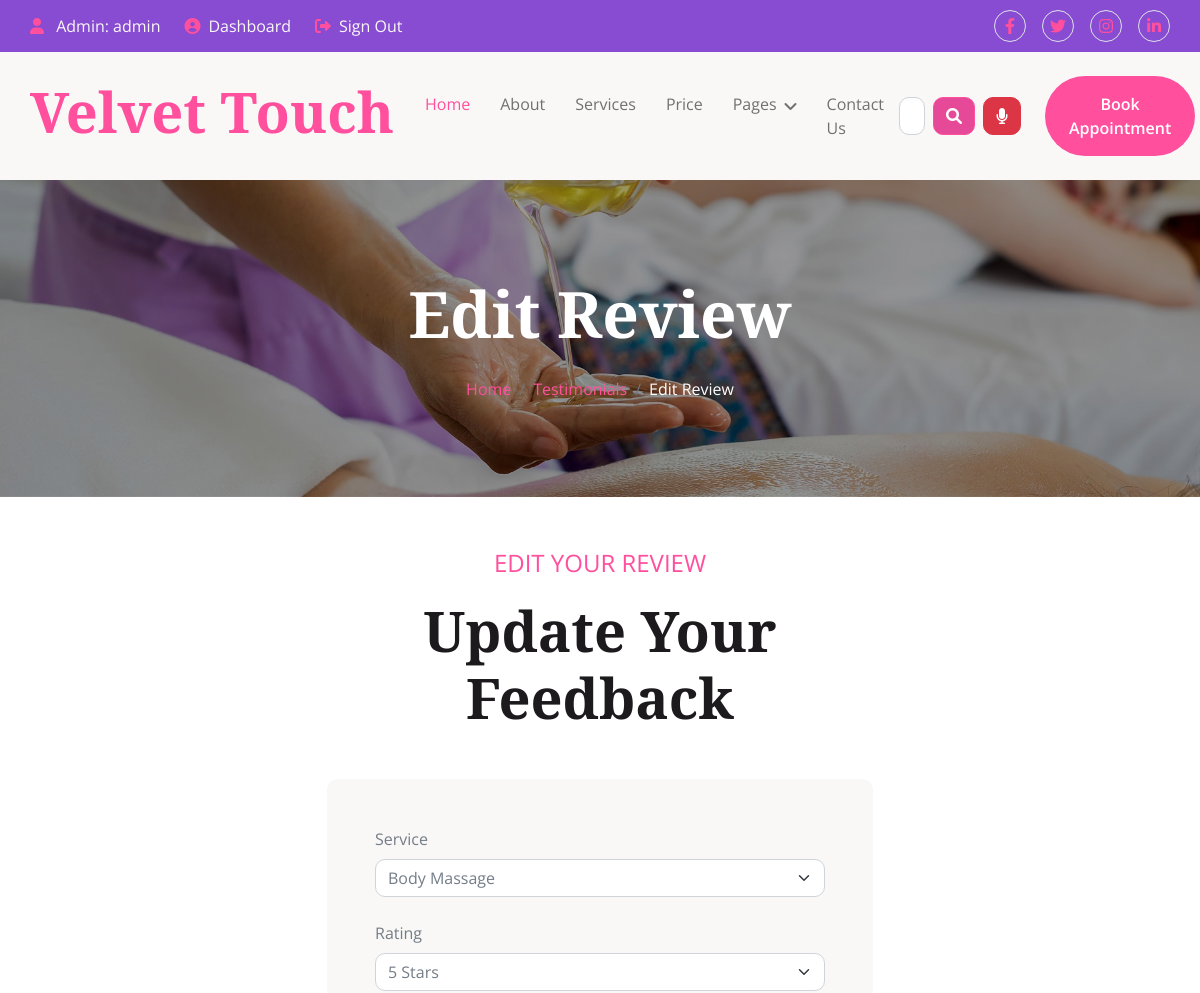
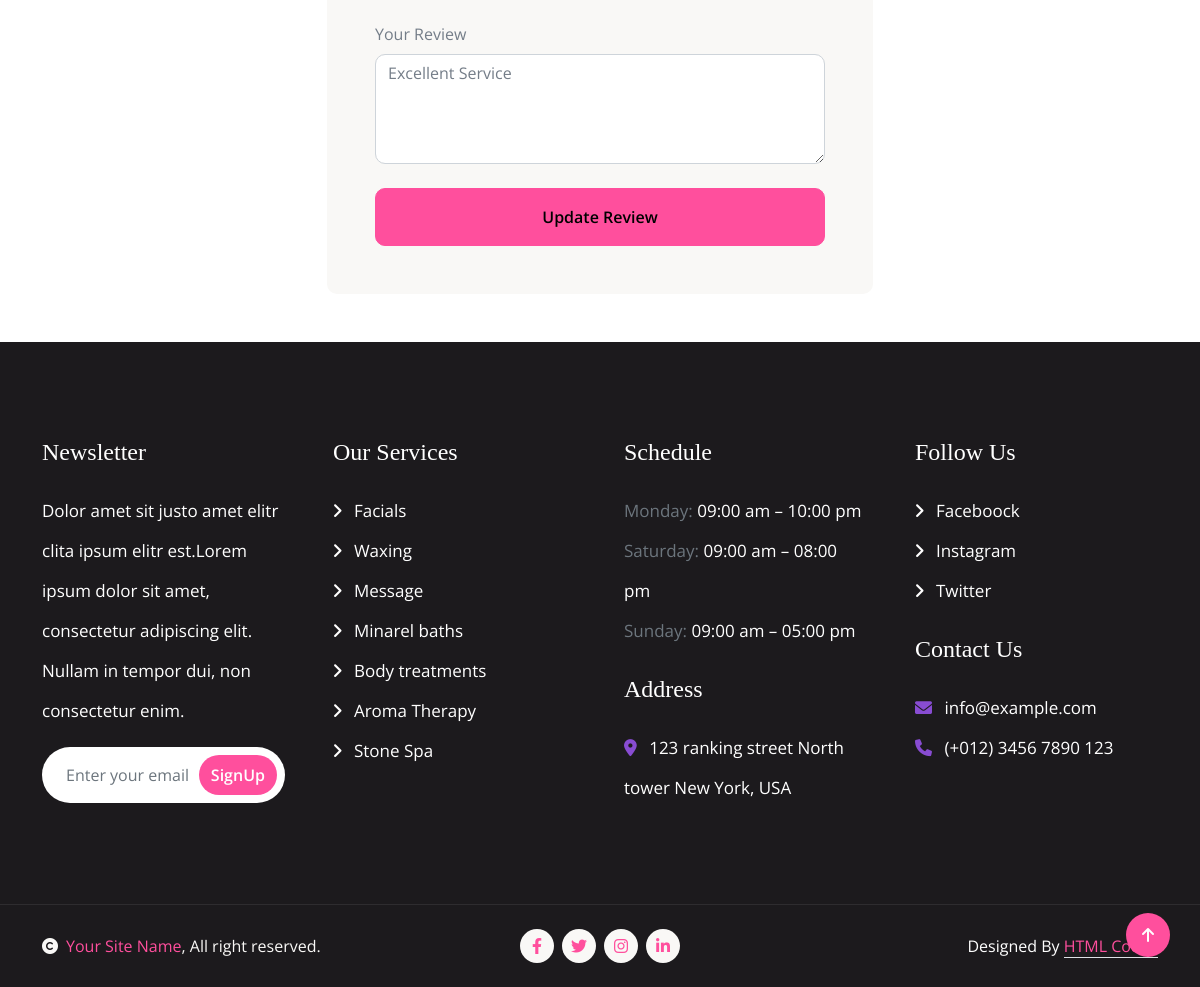
/review/7/edit/ (signed in), run on the app's committed database (2 pictures, top to bottom).
### userauths/models.py (models this page shows, shortened)
class User(AbstractUser):
    full_name = models.CharField(max_length=500, null=True, blank=True)
    username = models.CharField(max_length=500, unique=True)
    email = models.EmailField(max_length=500, unique=True)
    phone = models.CharField(max_length=100, null=True, blank=True)
    gender = models.CharField(max_length=20, choices=GENDER, default="Other")
    otp = models.CharField(max_length=100, null=True, blank=True)
    USERNAME_FIELD = 'email'
    REQUIRED_FIELDS = ['username']
    objects = CustomUserManager()

### saloon/models.py (models this page shows, shortened)
class Review(models.Model):
    RATING_CHOICES = (
        (1, '1 Star'),
        (2, '2 Stars'),
        (3, '3 Stars'),
        (4, '4 Stars'),
        (5, '5 Stars'),
    )
    user = models.ForeignKey(User, on_delete=models.CASCADE, related_name='reviews')
    service = models.ForeignKey(Service, on_delete=models.SET_NULL, related_name='service_reviews', null=True)
    rating = models.IntegerField(choices=RATING_CHOICES)
    comment = models.TextField()
    created_at = models.DateTimeField(auto_now_add=True)
    class Meta:
        ordering = ['-created_at']
        unique_together = ['service', 'user']  # One review per service per user

### saloon/views.py (the view)
# urls.py: path('review/<int:review_id>/edit/', views.edit_review, name='edit_review'),
@login_required
def edit_review(request, review_id):
    review = get_object_or_404(Review, id=review_id)
    if request.user != review.user and not request.user.is_staff:
        messages.error(request, 'You do not have permission to edit this review.')
        return redirect('saloon:testimonial')
    if request.method == 'POST':
        form = ReviewForm(request.POST, instance=review)
        if form.is_valid():
            form.save()
            messages.success(request, 'Review updated successfully!')
            return redirect('saloon:testimonial')
    else:
        form = ReviewForm(instance=review)
    return render(request, 'saloon/edit_review.html', {'form': form, 'review': review})

### templates/saloon/edit_review.html (shortened to what this page needs)
{% extends 'partials/base.html' %}
{% load static %}
{% block content %}
<div class="container-fluid bg-breadcrumb py-5">
    <div class="container text-center py-5">
        <h3 class="text-white display-3 mb-4">Edit Review</h1>
        <ol class="breadcrumb justify-content-center mb-0">
            <li class="breadcrumb-item"><a href="{% url 'saloon:index' %}">Home</a></li>
            <li class="breadcrumb-item"><a href="{% url 'saloon:testimonial' %}">Testimonials</a></li>
            <li class="breadcrumb-item active text-white">Edit Review</li>
        </ol>
    </div>
</div>
<div class="container-fluid py-5">
    <div class="container">
        <div class="row justify-content-center">
            <div class="col-lg-6">
                <div class="text-center mx-auto mb-5" style="max-width: 800px;">
                    <p class="fs-4 text-uppercase text-primary">Edit Your Review</p>
                    <h1 class="display-4 mb-4">Update Your Feedback</h1>
                </div>
                <div class="bg-light rounded p-5">
                    <form method="post">
                        <div class="mb-4">
                            <label for="{{ form.service.id_for_label }}" class="form-label">Service</label>
                            {{ form.service }}
                        </div>
                        <div class="mb-4">
                            <label for="{{ form.rating.id_for_label }}" class="form-label">Rating</label>
                            {{ form.rating }}
                        </div>
                        <div class="mb-4">
                            <label for="{{ form.comment.id_for_label }}" class="form-label">Your Review</label>
                            {{ form.comment }}
                        </div>
                        <button type="submit" class="btn btn-primary w-100 py-3">Update Review</button>
                    </form>
                </div>
            </div>
        </div>
    </div>
</div>
{% endblock %}

### templates/partials/base.html (shortened to what this page needs)
{% load static %}
<!DOCTYPE html>
<html lang="en">
    <head>
        <link rel="stylesheet" href="https://use.fontawesome.com/releases/v5.15.4/css/all.css"/>
        <link href="https://cdn.jsdelivr.net/npm/bootstrap-icons@1.4.1/font/bootstrap-icons.css" rel="stylesheet">
        <link href="{% static 'lib/animate/animate.min.css' %}" rel="stylesheet">
        <link href="{% static 'lib/lightbox/css/lightbox.min.css' %}" rel="stylesheet">
        <link href="{% static 'lib/owlcarousel/assets/owl.carousel.min.css' %}" rel="stylesheet">
        <link href="{% static 'css/bootstrap.min.css' %}" rel="stylesheet">
        <link href="{% static 'css/style.css' %}" rel="stylesheet">
    </head>
    <body>
        <div class="container-fluid sticky-top px-0">
            <div class="container-fluid topbar d-none d-lg-block">
                <div class="container px-0">
                    <div class="row align-items-center">
                        <div class="col-lg-8">
                            <div class="d-flex flex-wrap">
                               {% if user.is_authenticated %}
                                <span class="me-4 text-light">
                                    <i class="fas fa-user text-primary me-2"></i>
                                    {% if user.is_staff %}
                                        Admin: {{ user.username }}
                                    {% else %}
                                        {{ user.username }}
                                    {% endif %}
                                </span>
                                    <a href="{% url 'user_dashboard:dashboard' %}" class="me-4 text-light">
                                        <i class="fas fa-user-circle text-primary me-2"></i>Dashboard
                                    </a>
                                    <a href="{% url 'userauths:sign-out' %}" class="me-4 text-light">
                                        <i class="fas fa-sign-out-alt text-primary me-2"></i>Sign Out
                                    </a>
                                {% endif %}
                            </div>
                        </div>
                        <div class="col-lg-4">
                            <div class="d-flex align-items-center justify-content-end">
                                <a href="#" class="me-3 btn-square border rounded-circle nav-fill"><i class="fab fa-facebook-f"></i></a>
                                <a href="#" class="me-3 btn-square border rounded-circle nav-fill"><i class="fab fa-twitter"></i></a>
                                <a href="#" class="me-3 btn-square border rounded-circle nav-fill"><i class="fab fa-instagram"></i></a>
                                <a href="#" class="btn-square border rounded-circle nav-fill"><i class="fab fa-linkedin-in"></i></a>
                            </div>
                        </div>
                    </div>
                </div>
            </div>
            <div class="container-fluid bg-light">
                <div class="container px-0">
                    <nav class="navbar navbar-light navbar-expand-xl">
                        <a href="{% url 'saloon:index' %}" class="navbar-brand">
                            <h1 class="text-primary display-4">Velvet Touch</h1>
                        </a>
                        <div class="collapse navbar-collapse bg-light py-3" id="navbarCollapse">
                            <div class="navbar-nav mx-auto border-top">
                                <a href="{% url 'saloon:index' %}" class="nav-item nav-link active">Home</a>
                                <a href="{% url 'saloon:about' %}" class="nav-item nav-link">About</a>
                                <a href="{% url 'saloon:service' %}" class="nav-item nav-link">Services</a>
                                <a href="{% url 'saloon:price' %}" class="nav-item nav-link">Price</a>
                                <div class="nav-item dropdown">
                                    <a href="#" class="nav-link dropdown-toggle" data-bs-toggle="dropdown">Pages</a>
                                </div>
                                <a href="{% url 'saloon:contact' %}" class="nav-item nav-link">Contact Us</a>
                            </div>
                            <div class="d-flex align-items-center flex-nowrap pt-xl-0">
                                <link rel="stylesheet" href="https://cdnjs.cloudflare.com/ajax/libs/font-awesome/6.0.0-beta3/css/all.min.css">
                                <form id="searchForm" method="POST" action="{% url 'saloon:search_service' %}" class="d-flex align-items-center">
                                    <input type="text" id="search_query" name="search_query" class="form-control me-2"
                                           placeholder="Search for a service..." required style="max-width: 250px;">
                                    <button class="btn btn-primary me-2" style="background-color: #e64997; color: white;" type="submit">
                                        <i class="fas fa-search"></i>
                                    </button>
                                    <button type="button" class="btn btn-danger" onclick="startVoiceSearch()">
                                        <i class="fas fa-microphone"></i>
                                    </button>
                                </form>
                            </div>
                                <a href="{% url 'saloon:appointment' %}" class="btn btn-primary btn-primary-outline-0 rounded-pill py-3 px-4 ms-4">Book Appointment</a>
                            </div>
                        </div>
                </div>
            </div>
        {% block content %}
        {% endblock content %}
 <div class="container-fluid footer py-5">
    <div class="container py-5">
        <div class="row g-5">
            <div class="col-md-6 col-lg-6 col-xl-3">
                <div class="footer-item">
                    <h4 class="mb-4 text-white">Newsletter</h4>
                    <p class="text-white">Dolor amet sit justo amet elitr clita ipsum elitr est.Lorem ipsum dolor sit amet, consectetur adipiscing elit. Nullam in tempor dui, non consectetur enim.</p>
                    <div class="position-relative mx-auto rounded-pill">
                        <input class="form-control rounded-pill border-0 w-100 py-3 ps-4 pe-5" type="text" placeholder="Enter your email">
                        <button type="button" class="btn btn-primary btn-primary-outline-0 rounded-pill position-absolute top-0 end-0 py-2 mt-2 me-2">SignUp</button>
                    </div>
                </div>
            </div>
            <div class="col-md-6 col-lg-6 col-xl-3">
                <div class="footer-item d-flex flex-column">
                    <h4 class="mb-4 text-white">Our Services</h4>
                    <a href=""><i class="fas fa-angle-right me-2"></i> Facials</a>
                    <a href=""><i class="fas fa-angle-right me-2"></i> Waxing</a>
                    <a href=""><i class="fas fa-angle-right me-2"></i> Message</a>
                    <a href=""><i class="fas fa-angle-right me-2"></i> Minarel baths</a>
                    <a href=""><i class="fas fa-angle-right me-2"></i> Body treatments</a>
                    <a href=""><i class="fas fa-angle-right me-2"></i> Aroma Therapy</a>
                    <a href=""><i class="fas fa-angle-right me-2"></i> Stone Spa</a>
                </div>
            </div>
            <div class="col-md-6 col-lg-6 col-xl-3">
                <div class="footer-item d-flex flex-column">
                    <h4 class="mb-4 text-white">Schedule</h4>
                    <p class="text-muted mb-0">Monday: <span class="text-white"> 09:00 am – 10:00 pm</span></p>
                    <p class="text-muted mb-0">Saturday: <span class="text-white"> 09:00 am – 08:00 pm</span></p>
                    <p class="text-muted mb-0">Sunday: <span class="text-white"> 09:00 am – 05:00 pm</span></p>
                    <h4 class="my-4 text-white">Address</h4>
                    <p class="mb-0"><i class="fas fa-map-marker-alt text-secondary me-2"></i> 123 ranking street North tower New York, USA</p>
                </div>
            </div>
            <div class="col-md-6 col-lg-6 col-xl-3">
                <div class="footer-item d-flex flex-column">
                    <h4 class="mb-4 text-white">Follow Us</h4>
                    <a href=""><i class="fas fa-angle-right me-2"></i> Faceboock</a>
                    <a href=""><i class="fas fa-angle-right me-2"></i> Instagram</a>
                    <a href=""><i class="fas fa-angle-right me-2"></i> Twitter</a>
                    <h4 class="my-4 text-white">Contact Us</h4>
                    <p class="mb-0"><i class="fas fa-envelope text-secondary me-2"></i> info@example.com</p>
                    <p class="mb-0"><i class="fas fa-phone text-secondary me-2"></i> (+012) 3456 7890 123</p>
                </div>
            </div>
        </div>
    </div>
</div>
<div class="container-fluid copyright py-4">
    <div class="container">
        <div class="row g-4 align-items-center">
            <div class="col-md-4 text-center text-md-start mb-md-0">
                <span class="text-light"><a href="#"><i class="fas fa-copyright text-light me-2"></i>Your Site Name</a>, All right reserved.</span>
            </div>
            <div class="col-md-4">
                <div class="d-flex justify-content-center">
                    <a href="" class="btn btn-light btn-light-outline-0 btn-sm-square rounded-circle me-2"><i class="fab fa-facebook-f"></i></a>
                    <a href="" class="btn btn-light btn-light-outline-0 btn-sm-square rounded-circle me-2"><i class="fab fa-twitter"></i></a>
                    <a href="" class="btn btn-light btn-light-outline-0 btn-sm-square rounded-circle me-2"><i class="fab fa-instagram"></i></a>
                    <a href="" class="btn btn-light btn-light-outline-0 btn-sm-square rounded-circle me-0"><i class="fab fa-linkedin-in"></i></a>
                </div>
            </div>
            <div class="col-md-4 text-center text-md-end text-white">
                Designed By <a class="border-bottom" href="https://htmlcodex.com">HTML Codex</a>
            </div>
        </div>
    </div>
</div>
<a href="#" class="btn btn-primary btn-primary-outline-0 btn-md-square rounded-circle back-to-top"><i class="fa fa-arrow-up"></i></a>
</body>
</html>

### data on the page
User: username "admin"
Review: service "Body Massage", rating "5 Stars", comment "Excellent Service"
